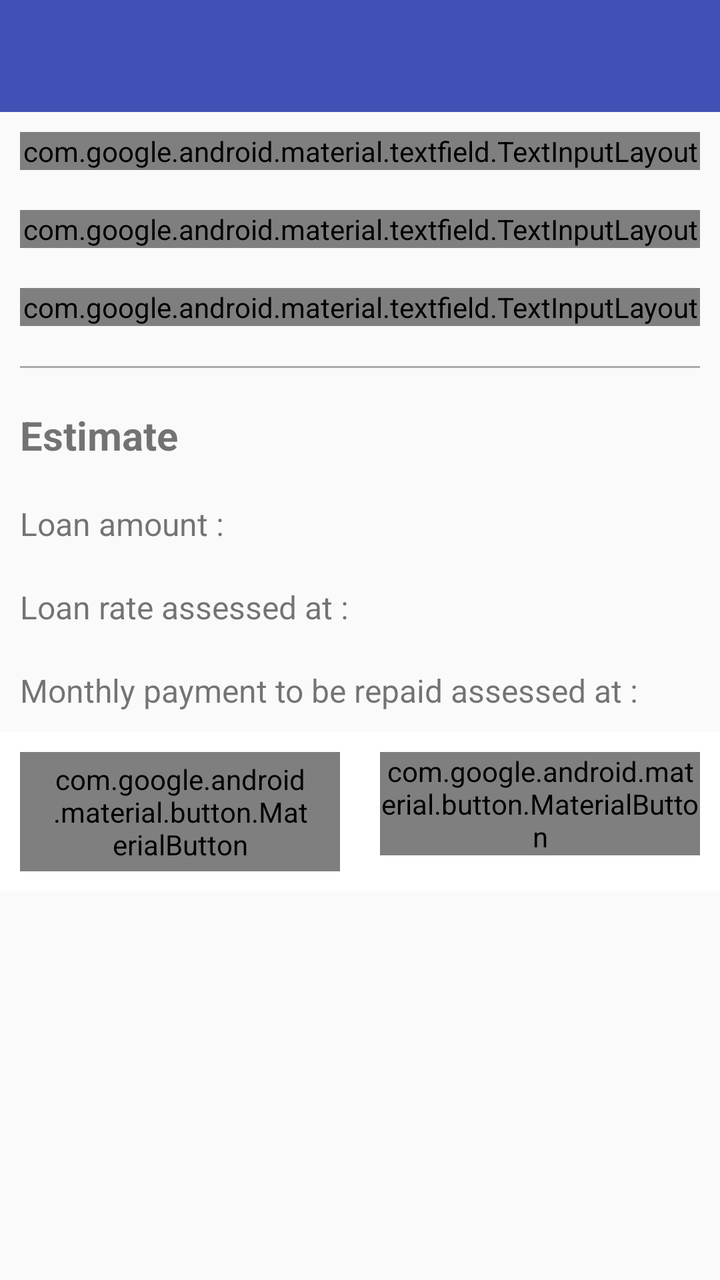
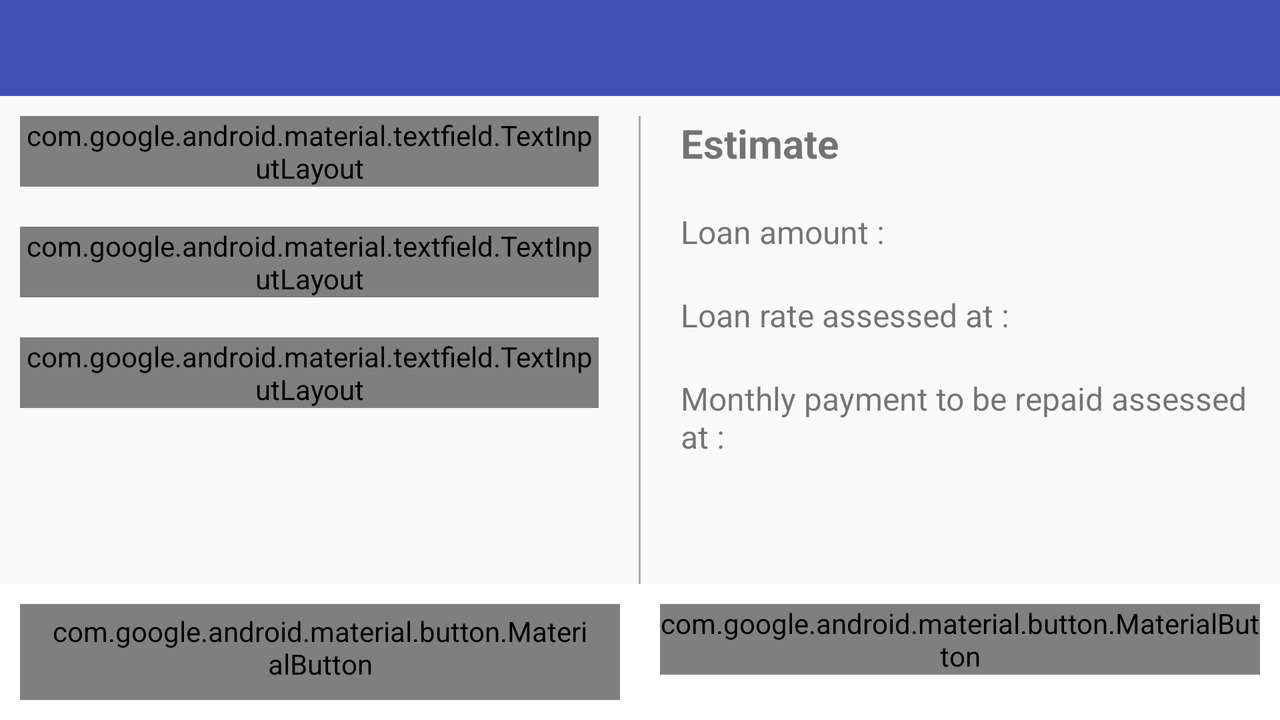

The same Android screen from two of the app's own layout files: first res/layout/ as a phone draws it, then the repository's variant for another configuration, drawn on a device whose configuration selects that folder. Both files follow.
<!-- AndroidManifest.xml: application theme AppTheme -->
<!-- res/layout/activity_loan_simulator.xml -->
<?xml version="1.0" encoding="utf-8"?>
<LinearLayout xmlns:android="http://schemas.android.com/apk/res/android"
    xmlns:app="http://schemas.android.com/apk/res-auto"
    android:orientation="vertical"
    android:layout_width="match_parent"
    android:layout_height="match_parent">

    <include
        layout="@layout/toolbar"
        android:layout_width="match_parent"
        android:layout_height="wrap_content">
    </include>

    <ScrollView
        android:layout_width="match_parent"
        android:layout_height="wrap_content">

        <LinearLayout
            android:layout_width="match_parent"
            android:layout_height="wrap_content"
            android:orientation="vertical">

            <com.google.android.material.textfield.TextInputLayout
                android:id="@+id/loan_simulator_price_layout"
                style="@style/Widget.MaterialComponents.TextInputLayout.OutlinedBox"
                android:layout_width="match_parent"
                android:layout_height="wrap_content"
                android:layout_margin="10dp"
                app:startIconDrawable="@drawable/baseline_attach_money_black_24"
                android:hint="@string/loan_simulator_price">

                <com.google.android.material.textfield.TextInputEditText
                    android:id="@+id/loan_simulator_price"
                    android:layout_width="match_parent"
                    android:layout_height="wrap_content"
                    android:maxLength="12"
                    android:inputType="number"/>

            </com.google.android.material.textfield.TextInputLayout>

            <com.google.android.material.textfield.TextInputLayout
                style="@style/Widget.MaterialComponents.TextInputLayout.OutlinedBox"
                android:id="@+id/loan_simulator_period_layout"
                android:layout_width="match_parent"
                android:layout_height="wrap_content"
                android:layout_margin="10dp"
                android:hint="@string/loan_simulator_period">

                <com.google.android.material.textfield.TextInputEditText
                    android:id="@+id/loan_simulator_period"
                    android:layout_width="match_parent"
                    android:layout_height="wrap_content"
                    android:maxLength="2"
                    android:inputType="number"/>

            </com.google.android.material.textfield.TextInputLayout>

            <com.google.android.material.textfield.TextInputLayout
                style="@style/Widget.MaterialComponents.TextInputLayout.OutlinedBox"
                android:id="@+id/loan_simulator_contribution_layout"
                android:layout_width="match_parent"
                android:layout_height="wrap_content"
                android:layout_margin="10dp"
                app:startIconDrawable="@drawable/baseline_attach_money_black_24"
                android:hint="@string/loan_simulator_contribution">

                <com.google.android.material.textfield.TextInputEditText
                    android:id="@+id/loan_simulator_contribution"
                    android:layout_width="match_parent"
                    android:layout_height="wrap_content"
                    android:maxLength="12"
                    android:inputType="number"/>

            </com.google.android.material.textfield.TextInputLayout>

            <TextView
                android:id="@+id/loan_simulator_error_contribution"
                android:layout_width="match_parent"
                android:layout_height="wrap_content"
                android:layout_marginBottom="10dp"
                android:layout_marginStart="10dp"
                android:layout_marginEnd="10dp"
                android:text="@string/loan_simulator_error_contribution"
                android:textColor="@android:color/holo_red_dark"
                android:textSize="16sp"
                android:visibility="gone"/>

            <View
                android:layout_width="match_parent"
                android:layout_height="1dp"
                android:layout_margin="10dp"
                android:background="@android:color/darker_gray"
                android:layout_gravity="bottom"/>

            <TextView
                android:layout_width="wrap_content"
                android:layout_height="wrap_content"
                android:layout_margin="10dp"
                android:text="@string/estimate"
                android:textSize="20sp"
                android:textStyle="bold"/>

            <TextView
                android:id="@+id/loan_simulator_amount"
                android:layout_width="wrap_content"
                android:layout_height="wrap_content"
                android:layout_margin="10dp"
                android:text="@string/loan_simulator_amount"
                android:textSize="16sp"/>

            <TextView
                android:id="@+id/loan_simulator_rate"
                android:layout_width="wrap_content"
                android:layout_height="wrap_content"
                android:layout_margin="10dp"
                android:text="@string/loan_simulator_rate"
                android:textSize="16sp"/>

            <TextView
                android:id="@+id/loan_simulator_monthly_payment"
                android:layout_width="wrap_content"
                android:layout_height="wrap_content"
                android:layout_margin="10dp"
                android:text="@string/loan_simulator_monthly_payment"
                android:textSize="16sp"/>

            <LinearLayout
                android:layout_width="match_parent"
                android:layout_height="wrap_content"
                android:orientation="horizontal"
                android:background="@android:color/white">

                <com.google.android.material.button.MaterialButton
                    style="@style/Widget.MaterialComponents.Button.OutlinedButton"
                    android:id="@+id/loan_simulator_cancel"
                    android:layout_width="0dp"
                    android:layout_height="wrap_content"
                    android:layout_weight="1"
                    android:layout_margin="10dp"
                    app:strokeColor="@color/colorPrimary"
                    android:textColor="@color/colorPrimary"
                    android:text="@string/cancel_form_button"/>

                <com.google.android.material.button.MaterialButton
                    android:id="@+id/loan_simulator_estimating"
                    android:layout_width="0dp"
                    android:layout_height="wrap_content"
                    android:layout_weight="1"
                    android:layout_margin="10dp"
                    app:backgroundTint="@color/colorAccent"
                    android:text="@string/estimating"/>

            </LinearLayout>

        </LinearLayout>

    </ScrollView>

</LinearLayout>
<!-- res/layout/toolbar.xml (included above) -->
<?xml version="1.0" encoding="utf-8"?>
<androidx.appcompat.widget.Toolbar xmlns:android="http://schemas.android.com/apk/res/android"
    xmlns:app="http://schemas.android.com/apk/res-auto"
    android:orientation="vertical"
    android:layout_width="match_parent"
    android:layout_height="?attr/actionBarSize"
    android:id="@+id/toolbar"
    android:background="@color/colorPrimary"
    app:titleTextColor="@android:color/white"
    android:theme="@style/ToolbarTheme">

</androidx.appcompat.widget.Toolbar>
<!-- resources referenced by this layout -->
<resources>
  <color name="colorAccent">#FF4081</color>
  <color name="colorPrimary">#3F51B5</color>
  <string name="cancel_form_button">Cancel</string>
  <string name="estimate">Estimate</string>
  <string name="estimating">Estimating</string>
  <string name="loan_simulator_amount">Loan amount :</string>
  <string name="loan_simulator_contribution">Your contribution</string>
  <string name="loan_simulator_error_contribution">A minimal contribution of 10% of the price is required.</string>
  <string name="loan_simulator_monthly_payment">Monthly payment to be repaid assessed at :</string>
  <string name="loan_simulator_period">Desired repayment period (in year)</string>
  <string name="loan_simulator_price">Price of the property you wish to acquire</string>
  <string name="loan_simulator_rate">Loan rate assessed at :</string>
  <style name="ToolbarTheme" parent="@style/ThemeOverlay.AppCompat.Dark.ActionBar">
          <item name="colorControlNormal">@android:color/white</item>
      </style>
  <style name="AppTheme" parent="Theme.AppCompat.Light.NoActionBar">
          
          <item name="colorPrimary">@color/colorPrimary</item>
          <item name="colorPrimaryDark">@color/colorPrimaryDark</item>
          <item name="colorAccent">@color/colorAccent</item>
      </style>
  <color name="colorPrimaryDark">#303F9F</color>
</resources>
<!-- res/layout-w600dp/activity_loan_simulator.xml (the repository's variant of the layout above) -->
<!-- drawn on the phone turned sideways -->
<?xml version="1.0" encoding="utf-8"?>
<LinearLayout xmlns:android="http://schemas.android.com/apk/res/android"
    xmlns:app="http://schemas.android.com/apk/res-auto"
    android:orientation="vertical"
    android:layout_width="match_parent"
    android:layout_height="match_parent">

    <include
        layout="@layout/toolbar"
        android:layout_width="match_parent"
        android:layout_height="wrap_content">
    </include>

    <FrameLayout
        android:layout_width="match_parent"
        android:layout_height="match_parent">

        <LinearLayout
            android:layout_width="match_parent"
            android:layout_height="match_parent"
            android:orientation="horizontal">

            <LinearLayout
                android:layout_width="0dp"
                android:layout_height="wrap_content"
                android:layout_weight="1"
                android:orientation="vertical">

                <com.google.android.material.textfield.TextInputLayout
                    style="@style/Widget.MaterialComponents.TextInputLayout.OutlinedBox"
                    android:id="@+id/loan_simulator_price_layout"
                    android:layout_width="match_parent"
                    android:layout_height="wrap_content"
                    android:layout_margin="10dp"
                    app:startIconDrawable="@drawable/baseline_attach_money_24"
                    android:hint="@string/loan_simulator_price">

                    <com.google.android.material.textfield.TextInputEditText
                        android:id="@+id/loan_simulator_price"
                        android:layout_width="match_parent"
                        android:layout_height="wrap_content"
                        android:maxLength="12"
                        android:inputType="number"/>

                </com.google.android.material.textfield.TextInputLayout>

                <com.google.android.material.textfield.TextInputLayout
                    style="@style/Widget.MaterialComponents.TextInputLayout.OutlinedBox"
                    android:id="@+id/loan_simulator_period_layout"
                    android:layout_width="match_parent"
                    android:layout_height="wrap_content"
                    android:layout_margin="10dp"
                    android:hint="@string/loan_simulator_period">

                    <com.google.android.material.textfield.TextInputEditText
                        android:id="@+id/loan_simulator_period"
                        android:layout_width="match_parent"
                        android:layout_height="wrap_content"
                        android:maxLength="12"
                        android:inputType="number"/>

                </com.google.android.material.textfield.TextInputLayout>

                <com.google.android.material.textfield.TextInputLayout
                    style="@style/Widget.MaterialComponents.TextInputLayout.OutlinedBox"
                    android:id="@+id/loan_simulator_contribution_layout"
                    android:layout_width="match_parent"
                    android:layout_height="wrap_content"
                    android:layout_margin="10dp"
                    app:startIconDrawable="@drawable/baseline_attach_money_24"
                    android:hint="@string/loan_simulator_contribution">

                    <com.google.android.material.textfield.TextInputEditText
                        android:id="@+id/loan_simulator_contribution"
                        android:layout_width="match_parent"
                        android:layout_height="wrap_content"
                        android:maxLength="2"
                        android:inputType="number"/>

                </com.google.android.material.textfield.TextInputLayout>

                <TextView
                    android:id="@+id/loan_simulator_error_contribution"
                    android:layout_width="match_parent"
                    android:layout_height="wrap_content"
                    android:layout_marginBottom="10dp"
                    android:layout_marginStart="10dp"
                    android:layout_marginEnd="10dp"
                    android:text="@string/loan_simulator_error_contribution"
                    android:textColor="@android:color/holo_red_dark"
                    android:textSize="16sp"
                    android:visibility="gone"/>

            </LinearLayout>

            <View
                android:layout_width="1dp"
                android:layout_height="match_parent"
                android:layout_margin="10dp"
                android:background="@android:color/darker_gray"
                android:layout_gravity="bottom"/>

            <LinearLayout
                android:layout_width="0dp"
                android:layout_height="wrap_content"
                android:layout_weight="1"
                android:orientation="vertical">

                <TextView
                    android:layout_width="wrap_content"
                    android:layout_height="wrap_content"
                    android:layout_margin="10dp"
                    android:text="@string/estimate"
                    android:textSize="20sp"
                    android:textStyle="bold"/>

                <TextView
                    android:id="@+id/loan_simulator_amount"
                    android:layout_width="wrap_content"
                    android:layout_height="wrap_content"
                    android:layout_margin="10dp"
                    android:text="@string/loan_simulator_amount"
                    android:textSize="16sp"/>

                <TextView
                    android:id="@+id/loan_simulator_rate"
                    android:layout_width="wrap_content"
                    android:layout_height="wrap_content"
                    android:layout_margin="10dp"
                    android:text="@string/loan_simulator_rate"
                    android:textSize="16sp"/>

                <TextView
                    android:id="@+id/loan_simulator_monthly_payment"
                    android:layout_width="wrap_content"
                    android:layout_height="wrap_content"
                    android:layout_margin="10dp"
                    android:text="@string/loan_simulator_monthly_payment"
                    android:textSize="16sp"/>

            </LinearLayout>

        </LinearLayout>

        <LinearLayout
            android:layout_width="match_parent"
            android:layout_height="wrap_content"
            android:orientation="horizontal"
            android:layout_gravity="bottom"
            android:background="@android:color/white">

            <com.google.android.material.button.MaterialButton
                style="@style/Widget.MaterialComponents.Button.OutlinedButton"
                android:id="@+id/loan_simulator_cancel"
                android:layout_width="0dp"
                android:layout_height="wrap_content"
                android:layout_weight="1"
                android:layout_margin="10dp"
                app:strokeColor="@color/colorPrimary"
                android:textColor="@color/colorPrimary"
                android:text="@string/cancel_form_button"/>

            <com.google.android.material.button.MaterialButton
                android:id="@+id/loan_simulator_estimating"
                android:layout_width="0dp"
                android:layout_height="wrap_content"
                android:layout_weight="1"
                android:layout_margin="10dp"
                app:backgroundTint="@color/colorAccent"
                android:text="@string/estimating"/>

        </LinearLayout>

    </FrameLayout>

</LinearLayout>
